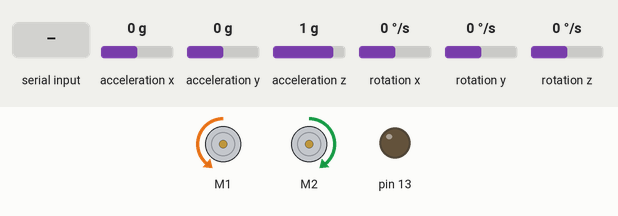
Recording of a sketch running on a simulated Arduino Leonardo, built with avr-gcc and run on an emulated ATmega32U4. Shown: 2 × DC motor (green arrow = forward, orange = backward, longer = faster), output pins drawn as LEDs (lit = HIGH). Inputs (shaded band) come from the test bench; at power-on: acceleration x 0 g, acceleration y 0 g, acceleration z 1 g, rotation x 0 °/s, rotation y 0 °/s, rotation z 0 °/s.

Above: at 1.8 s.
At 7.1 s:
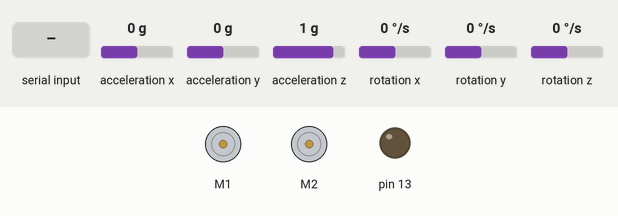
7.2 s: "G" received over the second serial link
At 7.5 s:
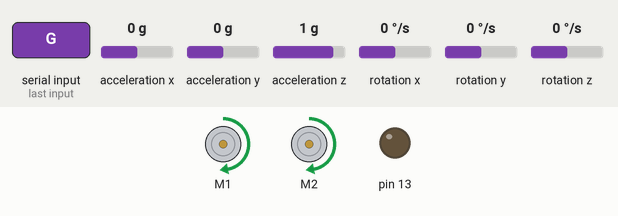
Timing chart, 0 to 10.2 s (numbered marks = the images above; inputs shaded):
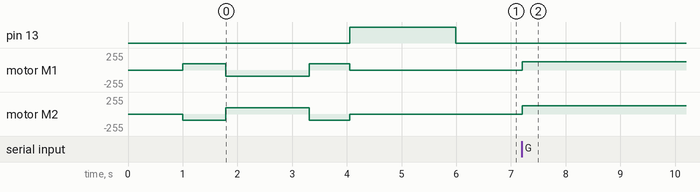

The sketch:

Task4Code.ino
```cpp
#include <Wire.h>
#include <Zumo32U4.h>
#include "TurnSensor.h"

Zumo32U4Motors motors;
Zumo32U4IMU imu;
Zumo32U4LineSensors lineSensors;

unsigned int lineSensorValues[5]; //Creates an empty array to hold the multiple line sensor values
int16_t lastError = 0;
const uint16_t maxSpeed = 200;  //Max speed the robot can reach
bool zumoAuto = false;  //A boolean variable to be used as a flag for whether the zumo is currentley automatically navigating

void setup() {
  Serial1.begin(9600);  //Open serial connection for the XBee
  lineSensors.initFiveSensors();  //Sets up the array for use with the zumos line sensor values
  calibrateSensors(); //Calls the function calibrateSensors, used for the setup of the Zumos line sensors
  turnSensorSetup(); //Calls the function turnSensorSetup, used to setup the gyro for turning
}


//Function to calibrate the line sensors before navigating through the maze, The zumo will rotate so the line sensors will be able to detect what is floor and what is a wall of the maze, Code below is used from "LineFollower" Zumo32U4 Example
void calibrateSensors()
{
  delay(1000);
  for(uint16_t i = 0; i < 120; i++)
  {
    if (i > 30 && i <= 90)
    {
      motors.setSpeeds(-150, 150);
    }
    else
    {
      motors.setSpeeds(150, -150);
    }

    lineSensors.calibrate();
  }
  motors.setSpeeds(0, 0);
}


void loop() {
  int input = Serial1.read();   //Read in the value that has been sent over the XBee and store it as a variable
  turnSensorReset();  //Resets the turn sensors at the start of each loop, makes sure it still turns the same amount even after turning multiple times on one route
  if (zumoAuto == false){

    switch (input){
      case'G':
      zumoAuto = true;  //Sets the Zumo's Automatic navigation flag to true
      motors.setSpeeds(200, 200);  //Sets the Zumo into motion
      break;

      case'L':
      motors.setSpeeds(-150, 150);
      while((int32_t)turnAngle < turnAngle90)//I use the zumos gyro scope to make sure every turn is exactley 90 degrees clockwise/anti-clockwise
      {
        turnSensorUpdate();
      }
      zumoAuto = true;  //Sets the Zumo's Automatic navigation flag to true
      motors.setSpeeds(200, 200);  //Sets the Zumo into motion
      break;

      case'R':
      motors.setSpeeds(150, -150);
      while((int32_t)turnAngle > -turnAngle90)//I use the zumos gyro scope to make sure every turn is exactley 90 degrees clockwise/anti-clockwise
      {
        turnSensorUpdate();
      }
      zumoAuto = true;  //Sets the Zumo's Automatic navigation flag to true
      motors.setSpeeds(200, 200);  //Sets the Zumo into motion
      break;
    }
  }

  //If the Zumo is currentley auto navigating then certain checks need to run on loop, Code below is used from "LineFollower" Zumo32U4 Example
  if (zumoAuto == true){
    int16_t position = lineSensors.readLine(lineSensorValues,QTR_EMITTERS_ON,1);  //The zumo defaults to running along a black line avoiding white boundaries, this has been inversed for the map we recieved (White line, black boundaries)
    int16_t error = position - 2000;
    int16_t speedDifference = error / 4 + 6 * (error - lastError);
    lastError = error;
    int16_t leftSpeed = (int16_t)maxSpeed + speedDifference;
    int16_t rightSpeed = (int16_t)maxSpeed - speedDifference;
    leftSpeed = constrain(leftSpeed, 0, (int16_t)maxSpeed); //These lines of code will stop a track on one side of the zumo if a wall is detected to make a small turn away from it, keeping it within the corridor
    rightSpeed = constrain(rightSpeed, 0, (int16_t)maxSpeed);
    motors.setSpeeds(leftSpeed, rightSpeed);

    if (lineSensorValues[2] > 150){ //This if detects whether the front central sensor on the zumo detects a line, in which case we have hit the end of a corridor
      motors.setSpeeds(0, 0);  //The zumo stops
      zumoAuto = false; // Automatic navigation exits and the zumo awaits its next response from the GUI
      Serial1.println("Robot reached the end of corridor, choose which way you would like to turn using the L and R buttons!"); //This sends a message to the text box on the GUI, instructing the user on how to continue
    }
  }
}
```

TurnSensor.cpp
```cpp
/* Turnsensor.h and TurnSensor.cpp provide functions for
configuring the Zumo 32U4's gyro, calibrating it, and using it to
measure how much the robot has turned about its Z axis. */

#include <Wire.h>
#include "TurnSensor.h"

/* turnAngle is a 32-bit unsigned integer representing the amount
the robot has turned since the last time turnSensorReset was
called.  This is computed solely using the Z axis of the gyro, so
it could be inaccurate if the robot is rotated about the X or Y
axes.

Our convention is that a value of 0x20000000 represents a 45
degree counter-clockwise rotation.  This means that a uint32_t
can represent any angle between 0 degrees and 360 degrees.  If
you cast it to a signed 32-bit integer by writing
(int32_t)turnAngle, that integer can represent any angle between
-180 degrees and 180 degrees. */
uint32_t turnAngle = 0;

// turnRate is the current angular rate of the gyro, in units of
// 0.07 degrees per second.
int16_t turnRate;

// This is the average reading obtained from the gyro's Z axis
// during calibration.
int16_t gyroOffset;

// This variable helps us keep track of how much time has passed
// between readings of the gyro.
uint16_t gyroLastUpdate = 0;

/* This should be called in setup() to enable and calibrate the
gyro.  It uses the LCD, yellow LED, and button A.  While the LCD
is displaying "Gyro cal", you should be careful to hold the robot
still.

The digital zero-rate level of the gyro can be as high as
25 degrees per second, and this calibration helps us correct for
that. */
void turnSensorSetup()
{
  Wire.begin();
  imu.init();
  imu.enableDefault();
  imu.configureForTurnSensing();

  //lcd.clear();
  //lcd.print(F("Gyro cal"));

  // Turn on the yellow LED in case the LCD is not available.
  ledYellow(1);

  // Delay to give the user time to remove their finger.
  delay(500);

  // Calibrate the gyro.
  int32_t total = 0;
  for (uint16_t i = 0; i < 1024; i++)
  {
    // Wait for new data to be available, then read it.
    while(!imu.gyroDataReady()) {}
    imu.readGyro();

    // Add the Z axis reading to the total.
    total += imu.g.z;
  }
  ledYellow(0);
  gyroOffset = total / 1024;

  // Display the angle (in degrees from -180 to 180) until the
  // user presses A.
  //lcd.clear();
  //turnSensorReset();
  //while (!buttonA.getSingleDebouncedRelease())
  //{
  //  turnSensorUpdate();
  //  lcd.gotoXY(0, 0);
  //  lcd.print((((int32_t)turnAngle >> 16) * 360) >> 16);
  //  lcd.print(F("   "));
  //}
  //lcd.clear();
}

// This should be called to set the starting point for measuring
// a turn.  After calling this, turnAngle will be 0.
void turnSensorReset()
{
  gyroLastUpdate = micros();
  turnAngle = 0;
}

// Read the gyro and update the angle.  This should be called as
// frequently as possible while using the gyro to do turns.
void turnSensorUpdate()
{
  // Read the measurements from the gyro.
  imu.readGyro();
  turnRate = imu.g.z - gyroOffset;

  // Figure out how much time has passed since the last update (dt)
  uint16_t m = micros();
  uint16_t dt = m - gyroLastUpdate;
  gyroLastUpdate = m;

  // Multiply dt by turnRate in order to get an estimation of how
  // much the robot has turned since the last update.
  // (angular change = angular velocity * time)
  int32_t d = (int32_t)turnRate * dt;

  // The units of d are gyro digits times microseconds.  We need
  // to convert those to the units of turnAngle, where 2^29 units
  // represents 45 degrees.  The conversion from gyro digits to
  // degrees per second (dps) is determined by the sensitivity of
  // the gyro: 0.07 degrees per second per digit.
  //
  // (0.07 dps/digit) * (1/1000000 s/us) * (2^29/45 unit/degree)
  // = 14680064/17578125 unit/(digit*us)
  turnAngle += (int64_t)d * 14680064 / 17578125;
}
```

TurnSensor.h
```cpp
/* Turnsensor.h and TurnSensor.cpp provide functions for
configuring the Zumo 32U4's gyro, calibrating it, and using it to
measure how much the robot has turned about its Z axis. */

#pragma once

#include <Zumo32U4.h>

// This constant represents a turn of 45 degrees.
const int32_t turnAngle45 = 0x20000000;

// This constant represents a turn of 90 degrees.
const int32_t turnAngle90 = turnAngle45 * 2;

// This constant represents a turn of approximately 1 degree.
const int32_t turnAngle1 = (turnAngle45 + 22) / 45;

// These are defined in TurnSensor.cpp:
void turnSensorSetup();
void turnSensorReset();
void turnSensorUpdate();
extern uint32_t turnAngle;
extern int16_t turnRate;

// These objects must be defined in your sketch.
extern Zumo32U4IMU imu;
```

Measured:
- after the input at 7.2 s, motor M1, motor M2: stopped → forward 127/255 at once
